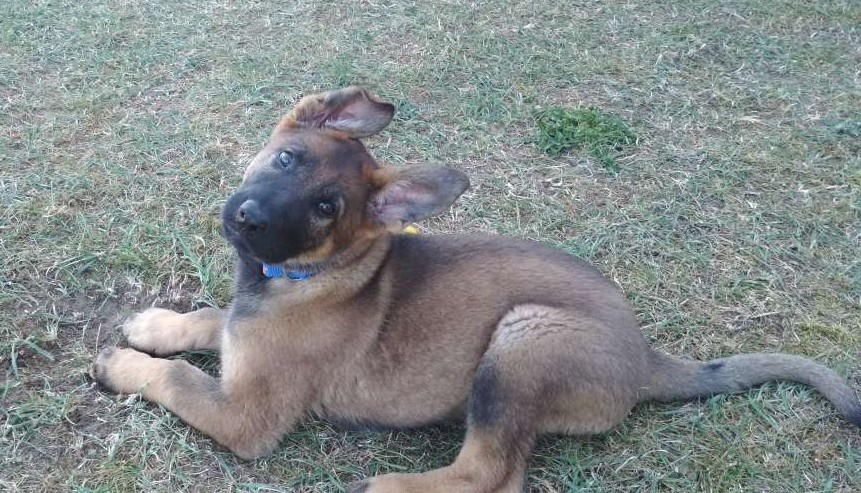
#> input picture lab-2-color-introduction/resources/images/pic.jpg, 861 x 493 px
$ jupyter execute --allow-errors lab-2.ipynb
#> lines starting #> are read from the running program, lines starting #| are printed output that depends on the picture; long printed decimals are rounded
## 1. Tutorial

### Biblioteka numpy

Numpy jest biblioteką do obliczeń numerycznych. Szczególnie dobrze nadaje się do operacji na macierzach
i wektorach.

Zwróć uwagę:

- numpy działa w oparciu nie o wbudowany typ <b>list</b>, ale o specjalny typ macierzowy <b>array</b>.
- <b>array</b> <a href="http://scipy-lectures.org/intro/numpy/array_object.html">umożliwia bardzo wygodne “krojenie” macierzy</a>

[cell 1]
import numpy as np
from matplotlib import pyplot as plt
plt.rcParams['figure.figsize'] = [10, 10]

[cell 2]
x = [1, 2, 3, 4, 5, 6]
v = np.array(x)
v

[cell 3]
M = np.array([[1, 2], [3, 4]])
M

[cell 4]
type(v), type(M)

[cell 5]
v.shape

[cell 6]
M.shape

[cell 7]
M.dtype

[cell 8]
np.random.rand(5, 3)

[cell 9]
M = np.array([[1, 2, 3], [4, 5, 6]])
N = np.array([[1, 1, 1], [2, 2, 2]])
print(N)
print(M)

[cell 10]
M + N

[cell 11]
5 * M

[cell 12]
M * N

[cell 13]
# Mnożenie macierzy
try:
  M.dot(N)
except ValueError as e:
  pass

[cell 14]
# Transpozycja
M.dot(N.T)

[cell 15]
# Generowanie rownych odstepow
v = np.linspace(0, 10, 21)
v

[cell 16]
# Generowanie macierzy współrzędnych
x = np.linspace(0, 10, 21)
y = np.linspace(10, 20, 21)
xx, yy = np.meshgrid(x, y)
plt.scatter(xx, yy)

[cell 17]
np.sin(v)

[cell 18]
plt.plot(v, np.sin(v))
plt.show()
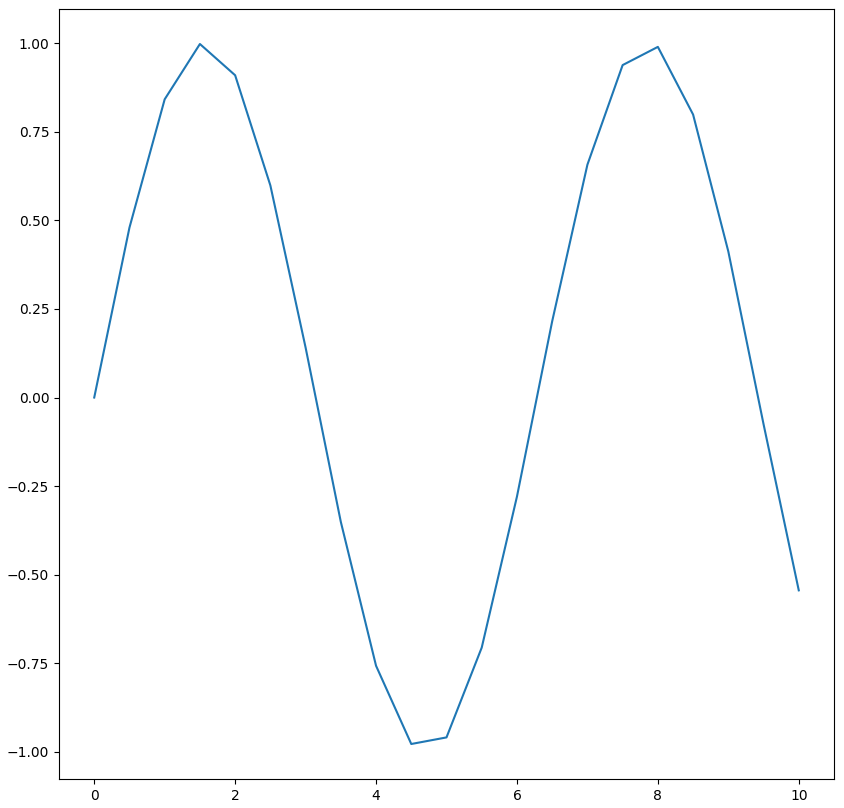
#> figure drawn by matplotlib, 1 panel; curve peaks at x = 1.5, y = 0.997

[cell 19]
M = np.array([[1, 2, 3, 4], [5, 6, 7, 8], [9, 10, 11, 12], [13, 14, 15, 16]])
M

[cell 20]
# Krojenie macierzy
# Wszystkie wiersze razy 2ga (trzecia) kolumna
M[:, 2]

[cell 21]
M[2, 1:3]

[cell 22]
M[1:3, 2:4]

[cell 23]
M[::2, :]

[cell 24]
M

[cell 25]
M[::2, ::2] = 0
M

### Kolory, obrazy

[cell 26]
def gen_img(n=9, start=-1.5, end=1.5, size=2000, is_first: bool = False):
  # Inicjalizacja danych
#> called with n = 9, start = -1.5, end = 1.5, size = 2000, is_first = False
  x = np.linspace(start, end, size)
  y = np.linspace(start, end, size)
  xx, yy = np.meshgrid(x, y)
  Z = xx + yy * 1j  # Tworzymy macierz wartości zespolonych
  first = lambda Z: ((n - 1) / n) * Z + (1 / n) * (1 / (Z ** (n - 1)))
  second = lambda Z: ((n ** 2 - 3 / n ** 2) / n ** 2) * Z - 3 / n ** 2 + (1 / n ** 3) * (1 / (Z ** (n - 1)))

  for i in range(50):
    Z = (first if is_first else second)(Z)

  # Argument liczby zespolonej
  img = np.angle(Z)
  # Normalizacja do zakresu 0-255
  return 255 * (img - np.min(img)) / np.ptp(img)

[cell 27]
# Można również przetestować funkcję dla innych n niż domyślne
img = gen_img()
plt.imshow(img)
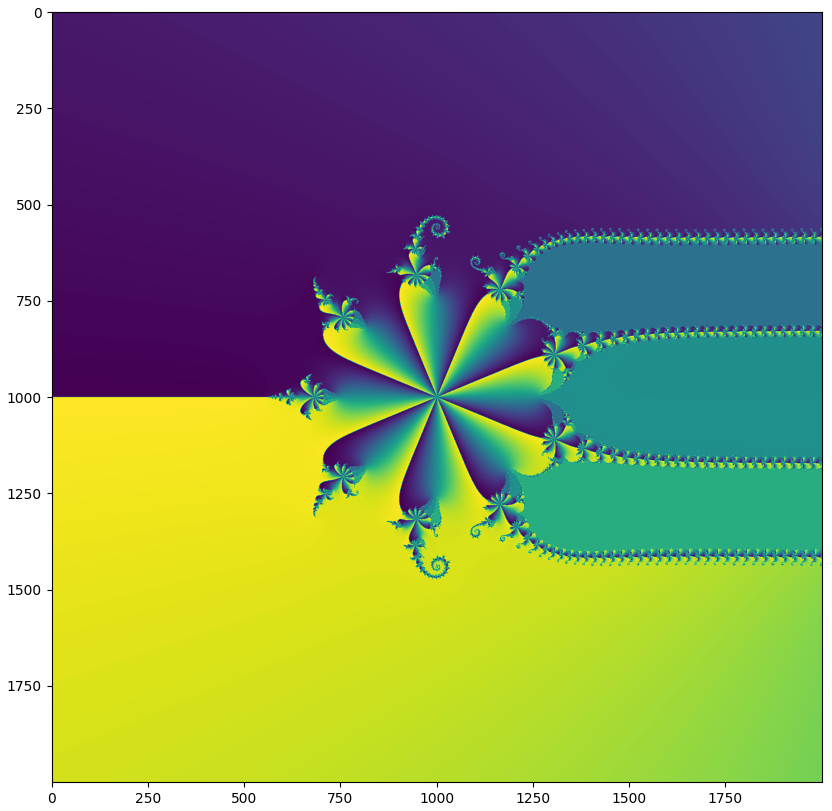
#> figure drawn by matplotlib, 1 panel

[cell 28]
# Funkcja zwraca dwuwymiarową tablicę wartości z zakresu 0-255
print(img)

[cell 29]
# Wyświetlanie numpy array jako obrazu
plt.imshow(img)

[cell 30]
# Zmiana mapy kolorów
plt.imshow(img, cmap="terrain")
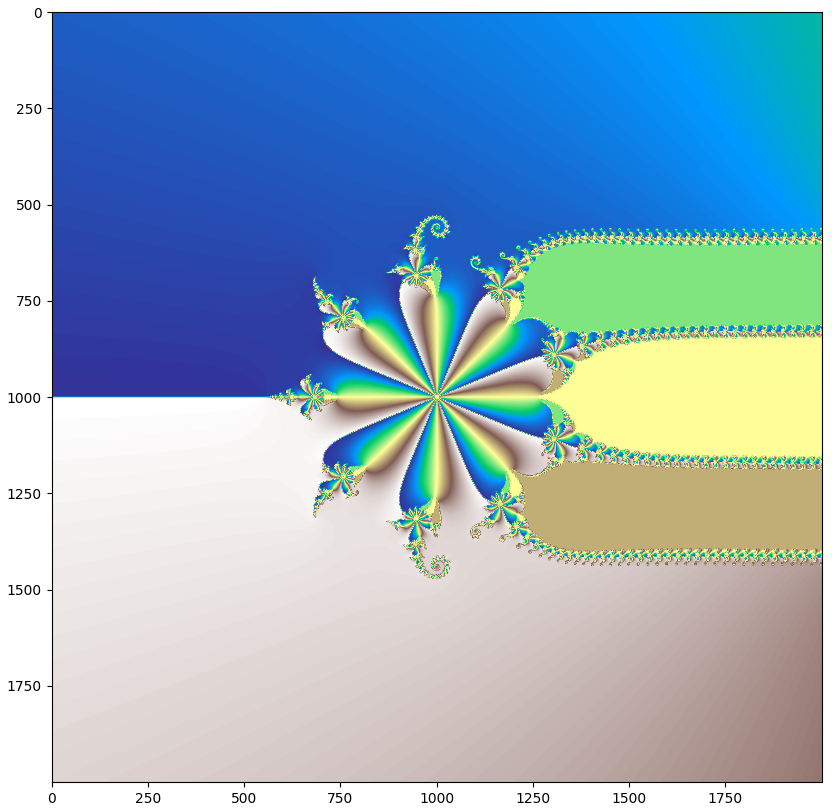
#> figure drawn by matplotlib, 1 panel

<a href="https://www.cs.put.poznan.pl/rsusmaga/Dydaktyka/TO--2017/TO-cz-1-wykladu-13-sent.pdf">Źródło</a> kodu generującego obraz wraz z objaśnieniem.

### Biblioteka skimage

[cell 31]
from skimage import io
from skimage import color

# Wczytywanie obrazu
img = io.imread('resources/images/pic.jpg')
#> img is the input picture: shape (493, 861, 3); mean R, G, B 132.8, 139.3, 139.4

[cell 32]
# Obraz RGB
print(img[50:54, 50:54])
#> (printed output is left out)

[cell 33]
plt.imshow(img)

[cell 34]
# Wczytywanie z konwersją RGB -> skala szarości
img_bw = io.imread('resources/images/pic.jpg', as_gray=True)
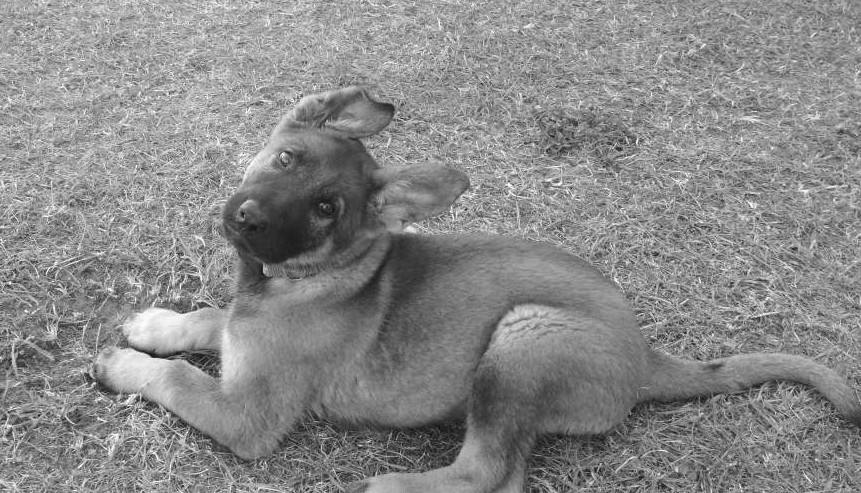
#> img_bw: shape (493, 861) float64; min 0.0152, max 1, mean 0.541

[cell 35]
print(img_bw[50:54, 50:54])
#| [[0.6142 0.6063 0.6534 0.6965]
#|  [0.8102 0.8847 0.9044 0.7514 ]
#|  [0.831 0.6153 0.6506 0.6741]
#|  [0.5369 0.4153 0.6506 0.5604]]

[cell 36]
plt.imshow(img_bw)

[cell 37]
# Konwersja z RGB na skalę szarości
img_bw2 = color.rgb2gray(img)

### Dźwięk

[cell 38]
from playsound import playsound
from scipy.io import wavfile

[cell 39]
# Odtwarzanie dźwięku
playsound('resources/sounds/err.wav')

#> (a cell that did not finish here is left out)

#> (a cell that did not finish here is left out)

#> (a cell that did not finish here is left out)

## 2. Zadania

### Biblioteka numpy

1. Utwórz macierz 2D:

[ 1, 3, 1, 2]<br>
[ 1, 2, 5, 8]<br>
[ 3, 1, 2, 9]<br>
[ 5, 4, 2, 1]<br>

[cell 43]
r_1: np.array = np.array((1, 3, 1, 2))
r_2: np.array = np.array((1, 2, 5, 8))
r_3: np.array = np.array((3, 1, 2, 9))
r_4: np.array = np.array((5, 4, 2, 1))

arr_1: np.ndarray = np.array((r_1, r_2, r_3, r_4))
arr_1

2. Wytnij z utworzonej macierzy pierwszy i ostatni wiersz oraz ostatnią kolumnę.

[cell 44]
arr_1 = np.delete(arr_1, [0, -1], 0)
arr_1 = np.delete(arr_1, [-1], 1)
arr_1

3. Utwórz macierz 2D:

[ 2, 3, 1]<br>
[ 5, 1, 3]<br>

[cell 45]
r_1: np.ndarray = np.array((2, 3, 1))
r_2: np.ndarray = np.array((5, 1, 3))

arr_2: np.ndarray = np.array((r_1, r_2))
arr_2

4. Dokonaj transpozycji powyższej macierzy.

[cell 46]
arr_2 = arr_2.T
arr_2

5. Oblicz iloczyn macierzy z punktu 2 i 4.

[cell 47]
arr_1.dot(arr_2)

6. Stwórz wykres funkcji sin w przedziale od −π do π z liczbą punktów równą: 3, 10, 100.

[cell 48]
from typing import *
import matplotlib.pyplot as pp

nums = (3, 10, 100)
points: Dict[int, tuple] = {num: np.linspace(-np.pi, np.pi, num=num) for num in nums}
sins: Dict[int, tuple] = {num: np.sin(points[num]) for num in nums}

plot_info: Tuple[pp.Figure, Tuple[pp.Axes, pp.Axes, pp.Axes]] = pp.subplots(3)
(fig, (axes)) = plot_info

for (num, axis) in zip(nums, axes):
  axis.plot(points[num], sins[num])

pp.show()
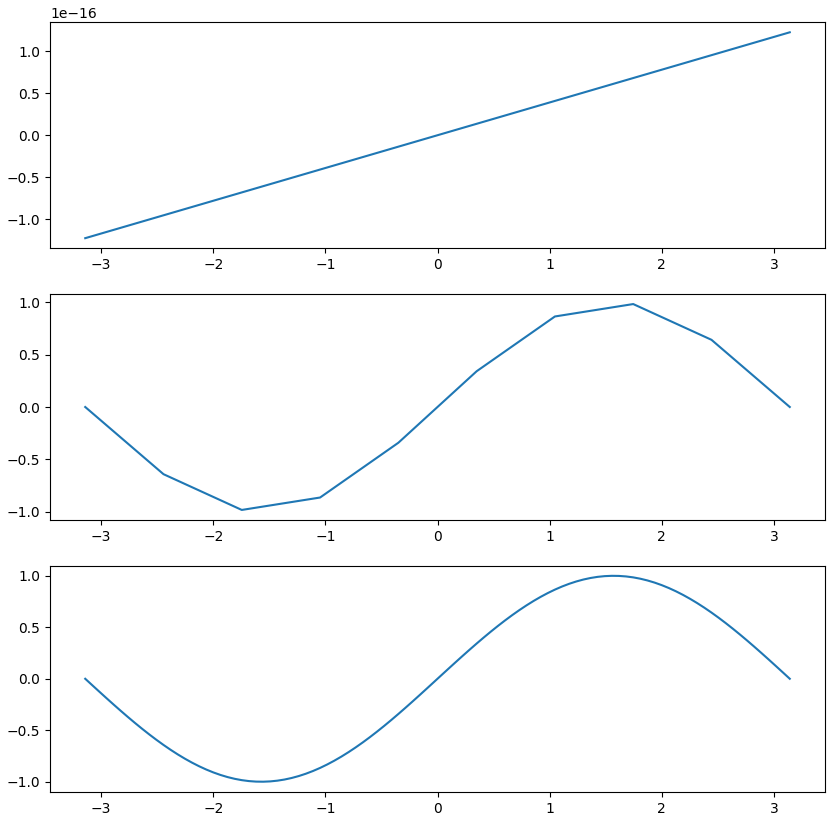
#> figure drawn by matplotlib, 3 panels; panel 2: curve peaks at x = 1.75, y = 0.985; panel 3: curve peaks at x = 1.55, y = 1

### Obrazy

1. Przetestuj różne mapy kolorów korzystając z obrazu wygenerowanego przy użyciu funkcji gen_img()

[cell 49]
pp.imshow(img, cmap='PRGn')

2. Wczytaj obraz z pliku "pic.jpg" i sprawdź wymiary tablicy

[cell 50]
import cv2

img: np.ndarray = cv2.imread('resources/images/pic.jpg')
img.shape
#> Out = (493, 861, 3)

3. Przekonwertuj obraz do skali szarości i sprawdź wymiary tablicy

[cell 51]
img = cv2.cvtColor(img, cv2.COLOR_RGBA2GRAY)
#> img: shape (493, 861)
img.shape
#> Out = (493, 861)

4. Wyświetl obraz w skali szarości (poszukaj odpowiedniej mapy kolorów)

[cell 52]
pp.imshow(img, cmap='Greys')

5. Wykadruj obraz tak aby na obrazie pozostała tylko głowa

[cell 53]
pp.imshow(img[100:300, 200:400])
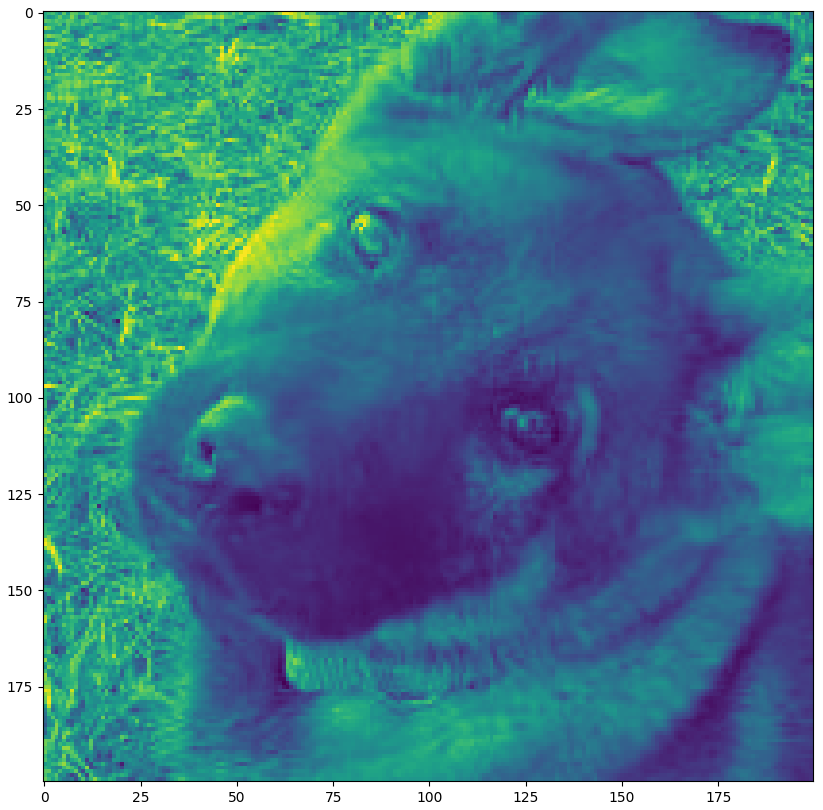
#> figure drawn by matplotlib, 1 panel

6. Dokonaj inwersji kolorów (stwórz "negatyw" obrazu)

[cell 54]
pp.imshow(~img)
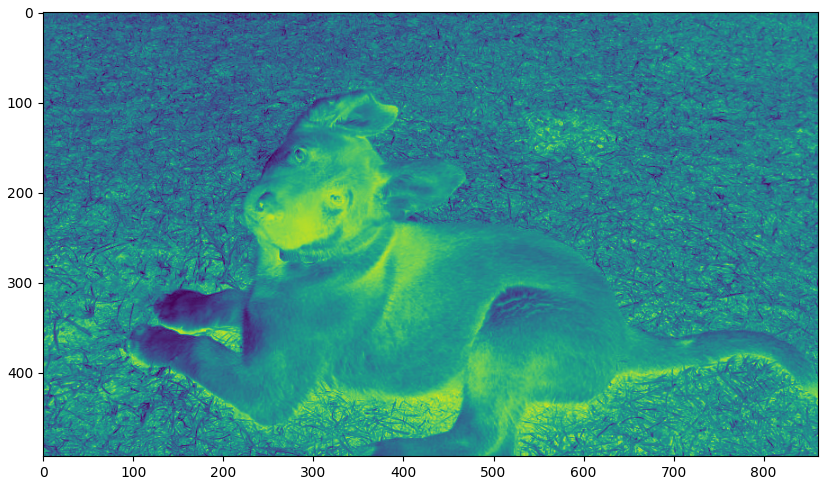
#> figure drawn by matplotlib, 1 panel

7. Korzystając z numpy wygeneruj poniższy obraz

[cell 55]
def create_gradient(line_count: int, line_height: int) -> np.ndarray:
#> called with line_count = 20, line_height = 1
  dimension: Tuple[int, int] = (line_count * line_height, line_count * line_height)
  image: np.ndarray = np.zeros(dimension)

  colors: np.ndarray = np.linspace(255, 0, line_count)
  for i in range(line_count):
    image[line_height * i:line_height + line_height * i] = colors[i]
  return image

pp.imshow(create_gradient(20, 1), cmap='Greys')
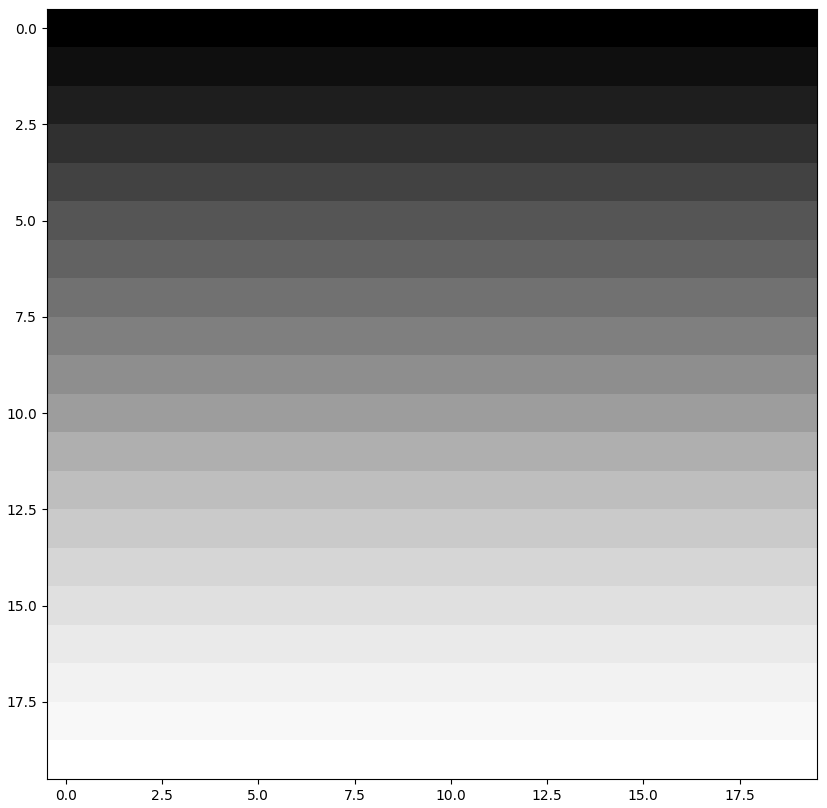
#> figure drawn by matplotlib, 1 panel

8. Korzystając z numpy wygeneruj poniższy obraz

[cell 56]
Image = np.ndarray
Color = Tuple[float, float, float]
Dimension = Tuple[int, int, int]
Step = Tuple[int, Color]

red: Color = (255, 0, 0)
green: Color = (0, 255, 0)
blue: Color = (0, 0, 255)
black: Color = (0, 0, 0)

def foreach(iterable, predicate):
  [*map(predicate, iterable)]

def create_gradient_in_radius(diameter: int, steps: Tuple[Step, ...]) -> Image:
  dimension: Dimension = (diameter, diameter, 3)
  image: Image = np.zeros(dimension, np.uint8)
  radius: int = diameter // 2

  def find_distance(i: int, j: int) -> int:
    return np.square(i - radius) + np.square(j - radius)

  def apply_color(step: Step):
    (s, c) = step
    image[distances <= np.square(s)] = c

  (xx, yy) = np.mgrid[:diameter, :diameter]
  distances = find_distance(xx, yy)

  foreach(steps, apply_color)
  return image

steps: Tuple[Step, ...] = ((50, red), (35, green), (20, blue))
pp.imshow(create_gradient_in_radius(100, steps))
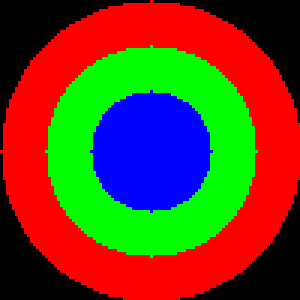
#> shown: shape (100, 100, 3) (shown 3 times larger); mean R, G, B 101.7, 66.2, 32.1

$ run again, with lab-2-color-introduction/resources/images/gradient.png saved as lab-2-color-introduction/resources/images/pic.jpg
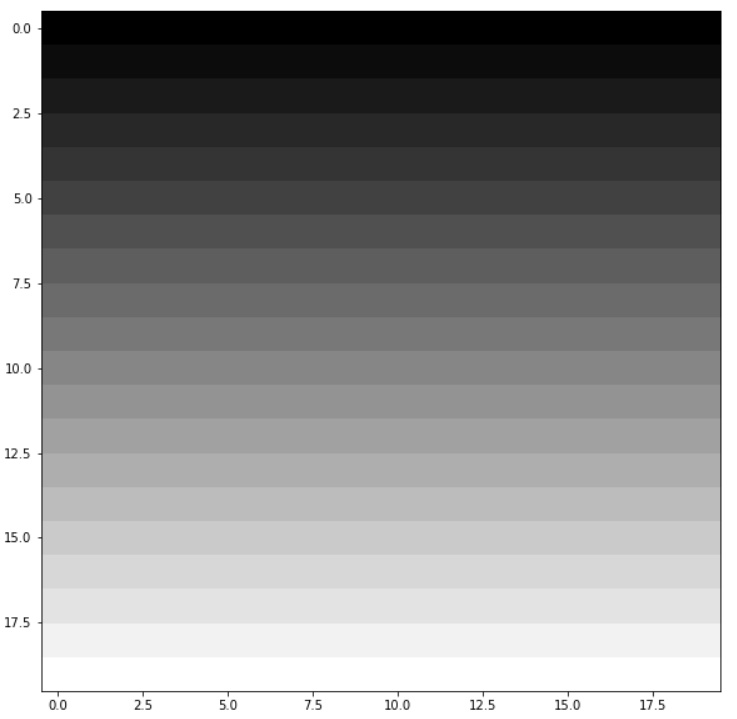
#> input picture lab-2-color-introduction/resources/images/gradient.png, 737 x 719 px
#> img is the input picture: shape (719, 737, 3); min 0, max 255, mean 142.2
#> (printed output is left out)
#| [[0.04706 0.04706 0.04706 0.04706]
#|  [0.04706 0.04706 0.04706 0.04706]
#|  [0.04706 0.04706 0.04706 0.04706]
#|  [0.04706 0.04706 0.04706 0.04706]]
#> img: shape (719, 737)
#> `[cell 53] pp.imshow(img[100:300, 200:400])`:
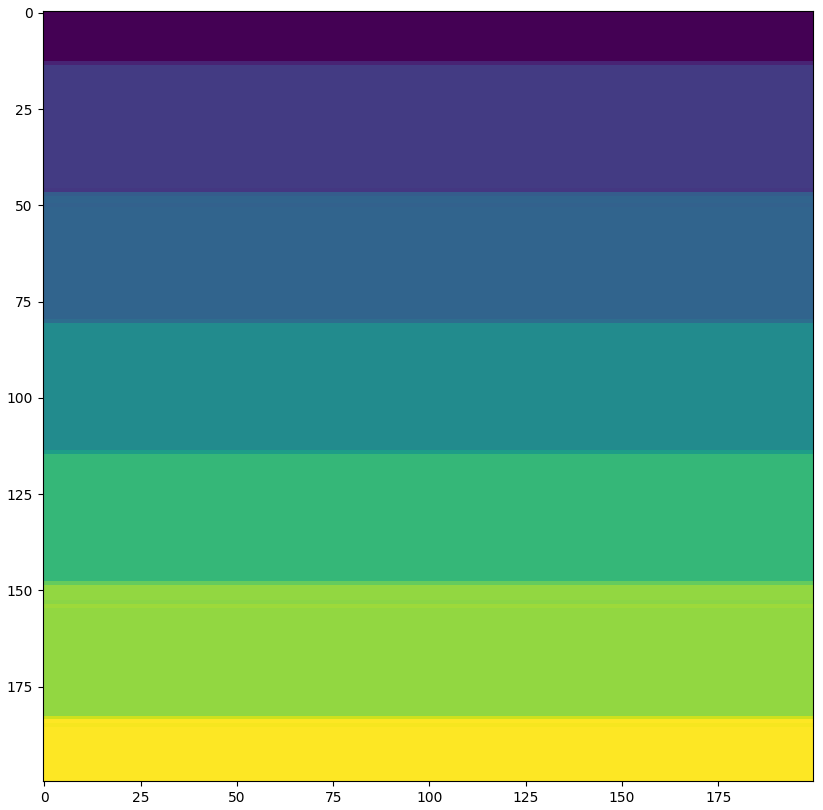
#> figure drawn by matplotlib, 1 panel
#> `[cell 54] pp.imshow(~img)`:
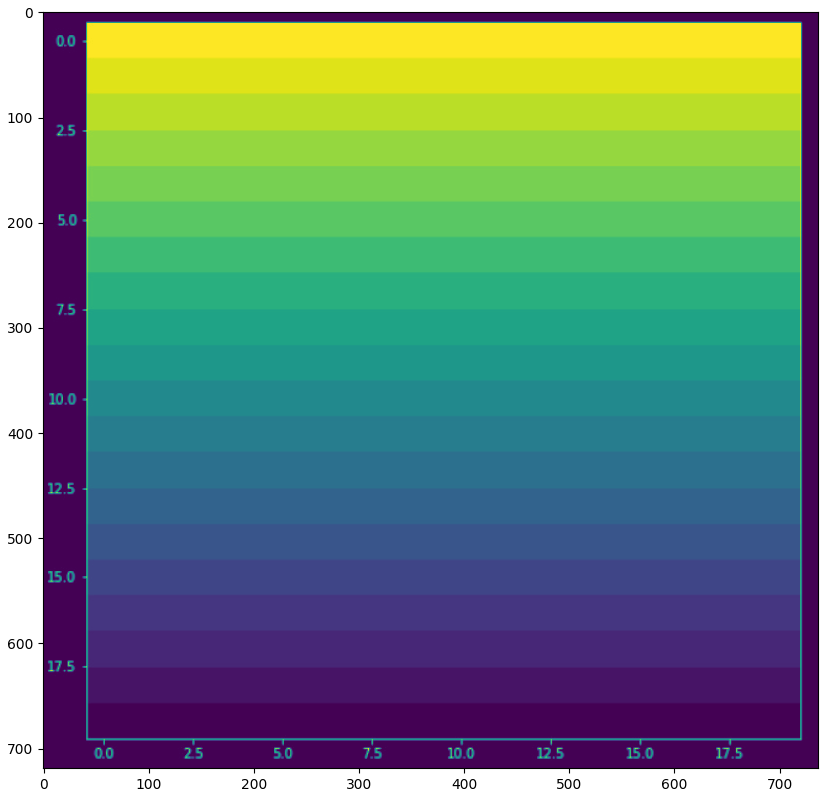
#> figure drawn by matplotlib, 1 panel
